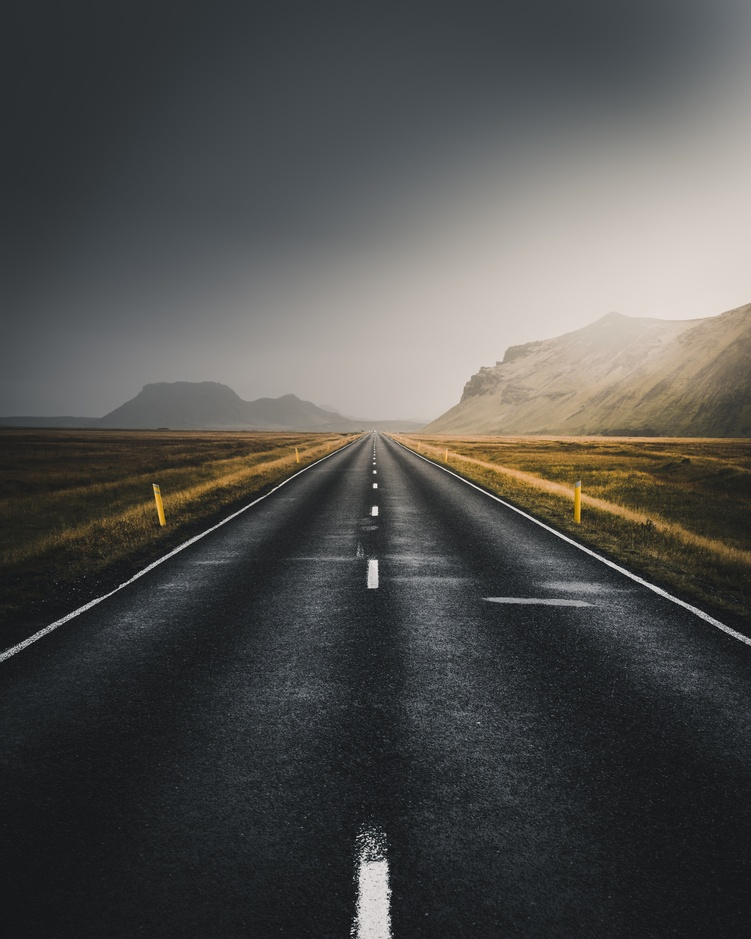
#> input picture WEEK4_1/road2.jpeg, 751 x 939 px, shrunk from 5125 x 6406 before the run, given in place of the camera
$ python detector.py
#> lines starting #> are read from the running program, lines starting #| are printed output that depends on the picture; after the words box and inside, x2 and y2 are one past the last pixel; in counts of white or black regions, pixels touching at a corner belong together
import matplotlib.pylab as plt
import cv2
import numpy as np

def region_of_interest(img, vertices):
    mask = np.zeros_like(img)
    # channel_count = img.shape[2]
    match_mask_color = 255 #(255, ) * channel_count
    cv2.fillPoly(mask, vertices, match_mask_color)
    masked_image = cv2.bitwise_and(img, mask)
    return masked_image


cap = cv2.VideoCapture(0)

while(1):
    ret, image = cap.read()
#> image is the input picture: shape (939, 751, 3); mean B, G, R 77.9, 80.2, 80.8
    # image = cv2.imread("road3.jpg")
    image = cv2.cvtColor(image, cv2.COLOR_BGR2RGB)
    height = image.shape[0]
#> height = 939
    width = image.shape[1]
#> width = 751

    region_of_interest_vertices = [
        (0, height),
        # (width / 2, height /2),
        (width / 2, height / 3),
        (width, height)
    ]
#> region_of_interest_vertices = [(0, 939), (375.5, 313), (751, 939)]

    gray_image = cv2.cvtColor(image, cv2.COLOR_RGB2GRAY)
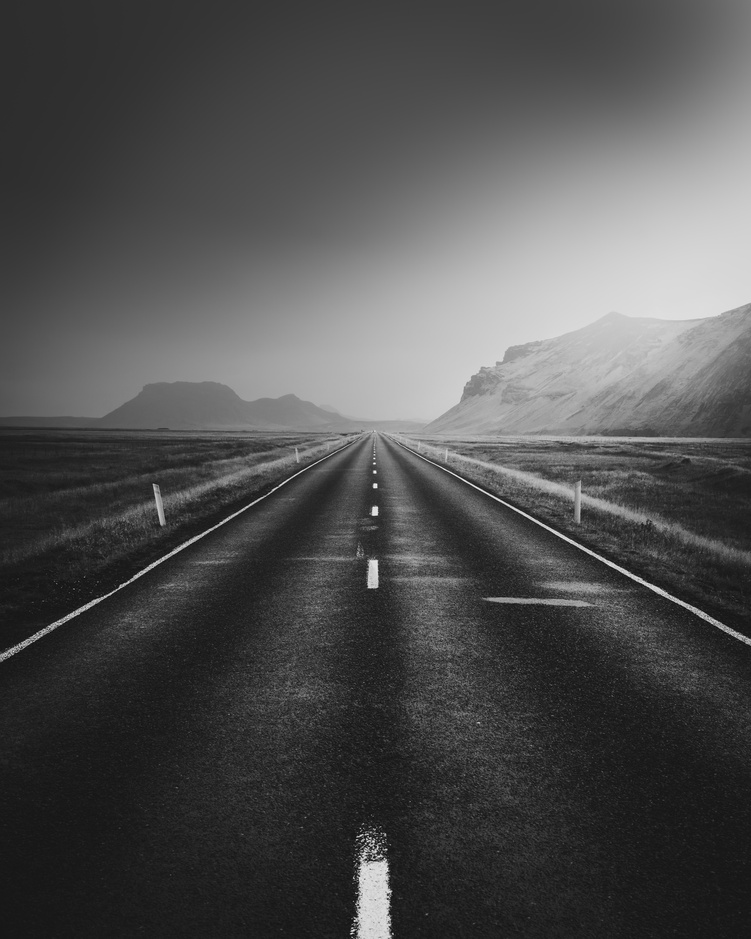
#> gray_image: shape (939, 751); min 4, max 252, mean 80.1
    canny_image = cv2.Canny(gray_image, 200, 250)
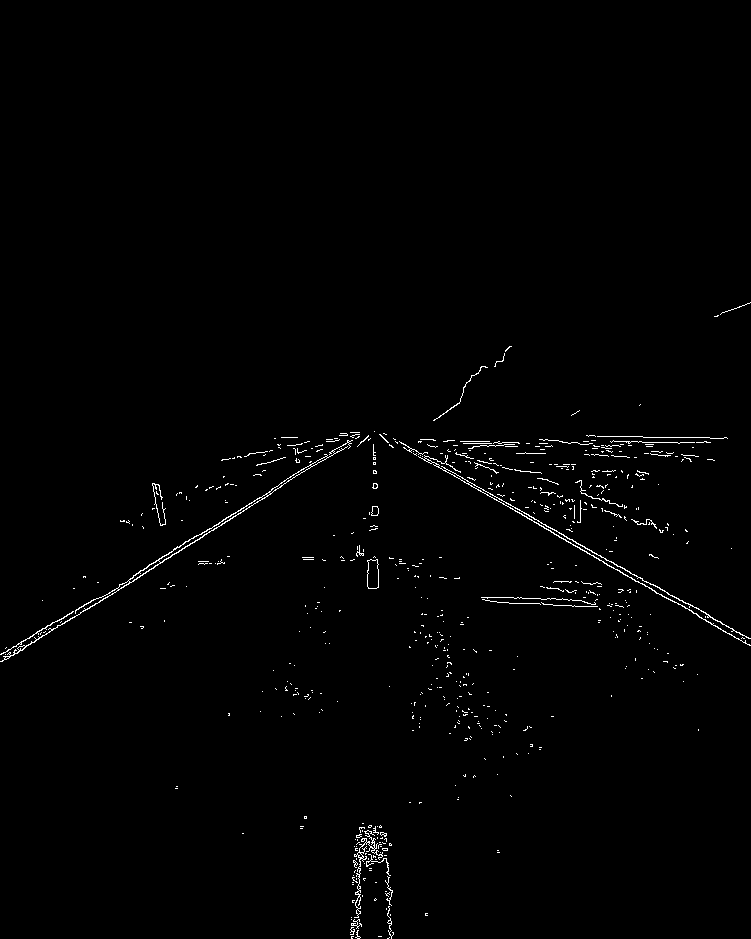
#> canny_image: shape (939, 751); 0.94% white in thin lines or dots, all inside (x1, y1, x2, y2) = (0, 302, 751, 939)
    cropped_image = region_of_interest(canny_image, np.array([region_of_interest_vertices], np.int32))
#> in region_of_interest, `cv2.fillPoly(mask, vertices, match_mask_color)`:
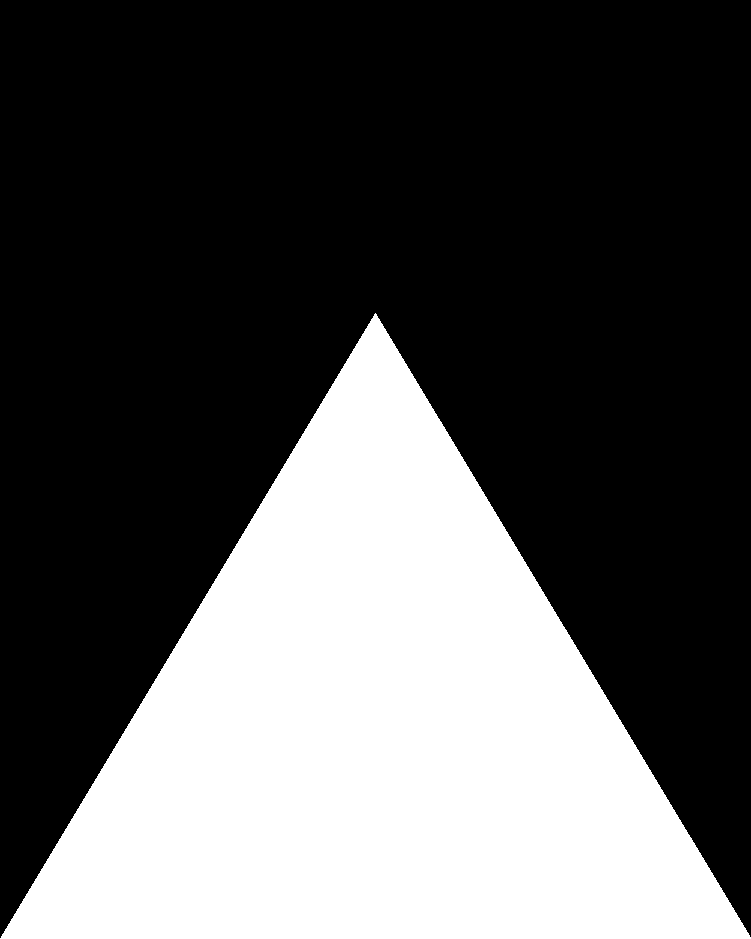
#> mask: shape (939, 751); 33.4% white; 1 white region, box (x1, y1, x2, y2) and area: (0, 313, 751, 939) 235562
#> in region_of_interest, `masked_image = cv2.bitwise_and(img, mask)`:
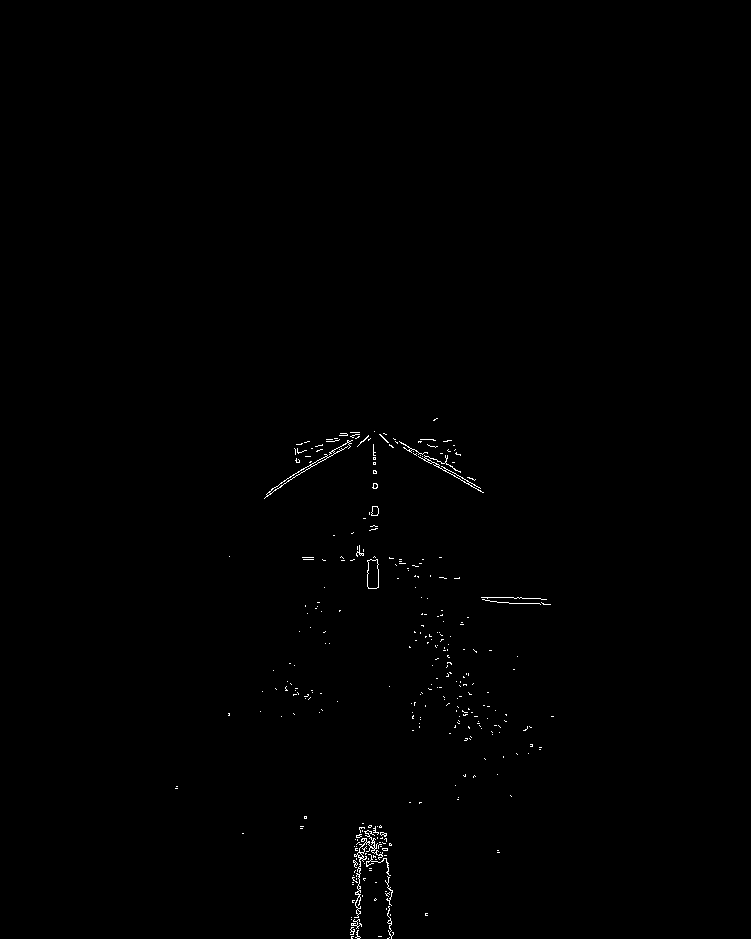
#> masked_image: shape (939, 751); 0.36% white in thin lines or dots, all inside (x1, y1, x2, y2) = (175, 418, 554, 939)
    lines = cv2.HoughLinesP(cropped_image, rho = 10, theta = np.pi/180, threshold=150, lines=np.array([]), minLineLength=100, maxLineGap=25)
#> lines = [[357, 938, 362, 823], [352, 938, 357, 835], [382, 832, 391, 938], [356, 937, 359, 827], [351, 938, 381, 826], [383, 832, 392, 935], [350, 934, 375, 826], [357, 932, 360, 827]]

    def draw_the_lines(img, lines):
        img = np.copy(img)
        blank_image = np.zeros((img.shape[0], img.shape[1], 3), dtype=np.uint8)

        for line in lines:
            for x1, y1, x2, y2 in line:
                cv2.line(blank_image, (x1, y1), (x2, y2), (255, 255, 0), 3)
#> this loop made 8 passes
        img = cv2.addWeighted(img, 0.8, blank_image, 1, 0.0)
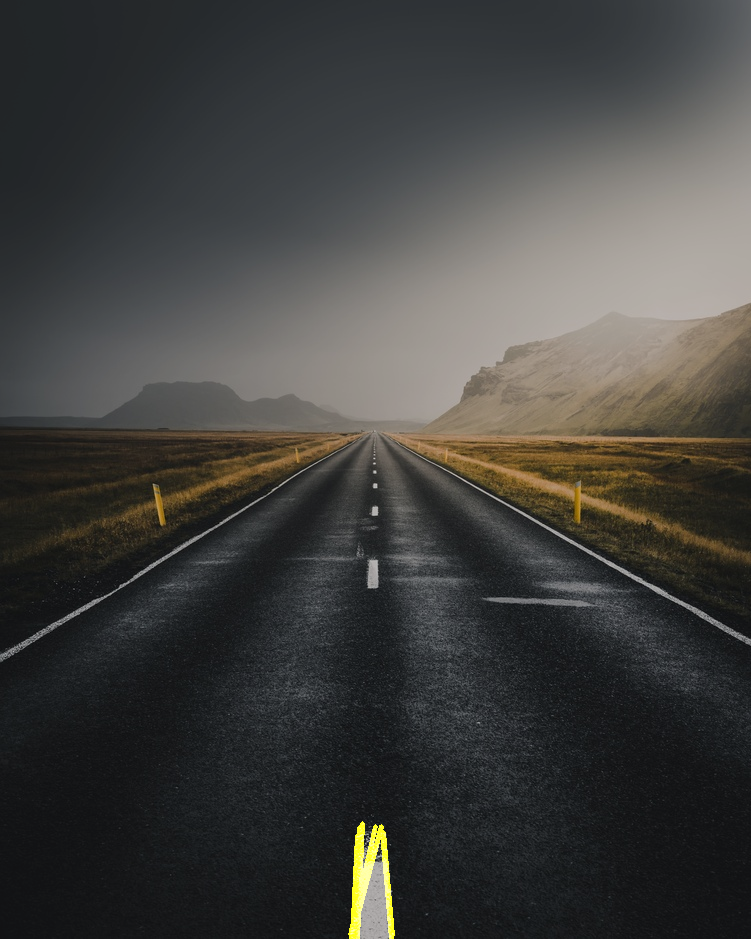
#> img: shape (939, 751, 3); mean R, G, B 65.2, 64.8, 62.4

        return img

    def draw_the_lines2(img, lines):
        img = np.copy(img)
        blank_image = np.zeros((img.shape[0], img.shape[1]), dtype=np.uint8)

        for line in lines:
            for x1, y1, x2, y2 in line:
                cv2.line(blank_image, (x1, y1), (x2, y2), (255, 255, ), 3)
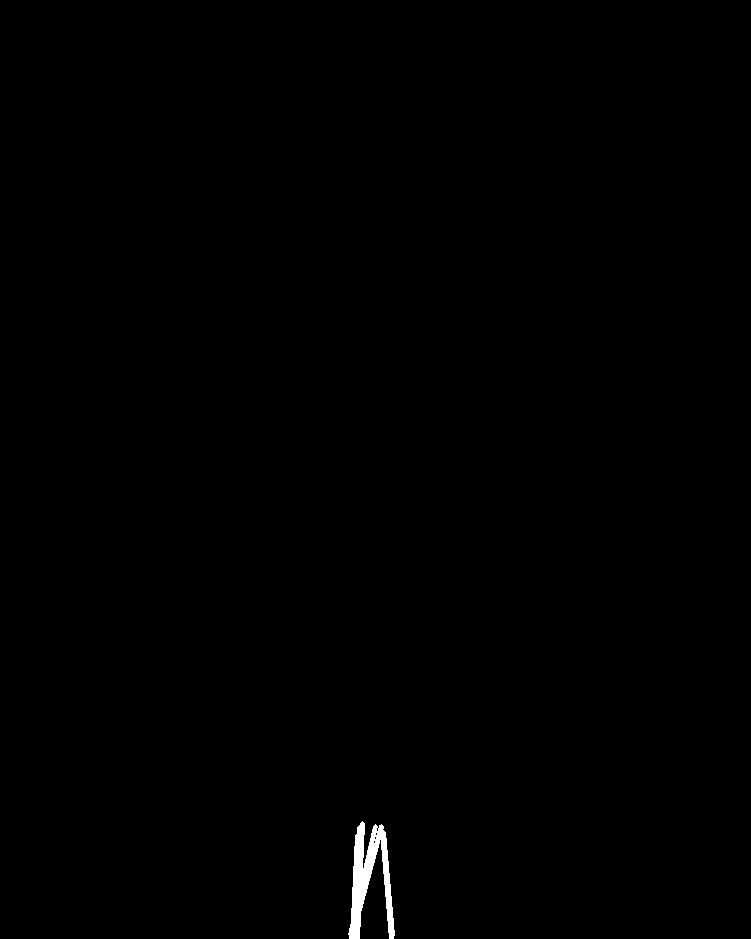
#> blank_image: shape (939, 751); 0.34% white; 1 white region, box (x1, y1, x2, y2) and area: (348, 821, 395, 939) 2420

        return img

    image_with_lines = draw_the_lines(image, lines)
    image_with_lines2 = draw_the_lines2(cropped_image, lines)

    # canny_image_crop = cv2.Canny(cropped_image, 100, 200)

    # plt.imshow(cropped_image)
    # plt.show()

    cv2.imshow("lined image", image_with_lines)
    # cv2.imshow("lined image2", image_with_lines2)

    # cv2.waitKey(0)
    # cv2.destroyAllWindows()
    if cv2.waitKey(5) & 0xFF == ord('q'):
#> (key q is pressed here)
        break
